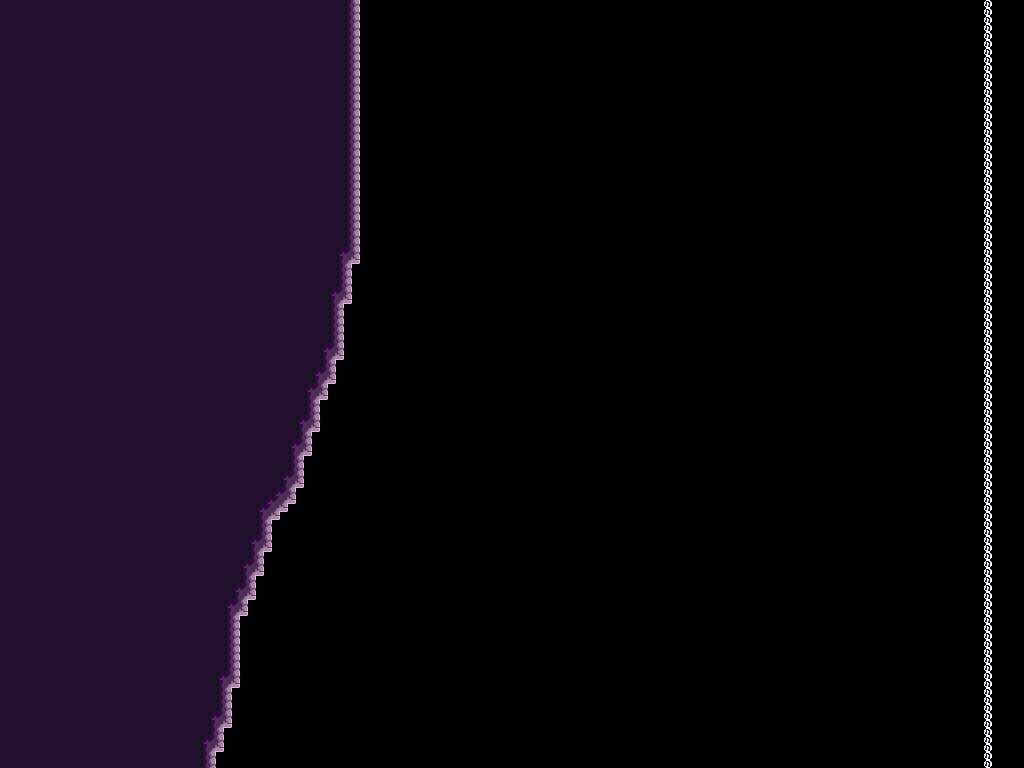

Below is a game level as drawn by its tile map, then a one-line description and the .tmx that defines it (tile-layer data replaced by summaries):
An orthogonal 128x96 tile map with 8x8 px tiles, 6 tile layers (bg, fg, entity, draft, ...), 2 tilesets.

<map version="1.9" tiledversion="1.9.2" orientation="orthogonal" renderorder="right-down" width="128" height="96" tilewidth="8" tileheight="8" infinite="0" nextlayerid="7" nextobjectid="1">
 <editorsettings>
  <export target="../../assets/world/room/intro9.json" format="json" />
 </editorsettings>
 <tileset firstgid="1" source="../rules/tools/tools.tsx" />
 <tileset firstgid="325" source="../tilesets/stone.tsx" />
 <layer id="1" name="bg" width="128" height="96">
  <data>[12288 cells, 0 non-empty, 0 distinct tile ids]</data>
 </layer>
 <layer id="2" name="fg" width="128" height="96">
  <data>[12288 cells, 0 non-empty, 0 distinct tile ids]</data>
 </layer>
 <layer id="3" name="entity" width="128" height="96">
  <data>[12288 cells, 96 non-empty, 1 distinct tile ids]</data>
 </layer>
 <layer id="4" name="draft" width="128" height="96">
  <data>[12288 cells, 3734 non-empty, 1 distinct tile ids]</data>
 </layer>
 <layer id="5" name="bg_draft" width="128" height="96">
  <data>[12288 cells, 0 non-empty, 0 distinct tile ids]</data>
 </layer>
 <layer id="6" name="map" width="128" height="96">
  <data>[12288 cells, 3734 non-empty, 7 distinct tile ids]</data>
 </layer>
</map>
